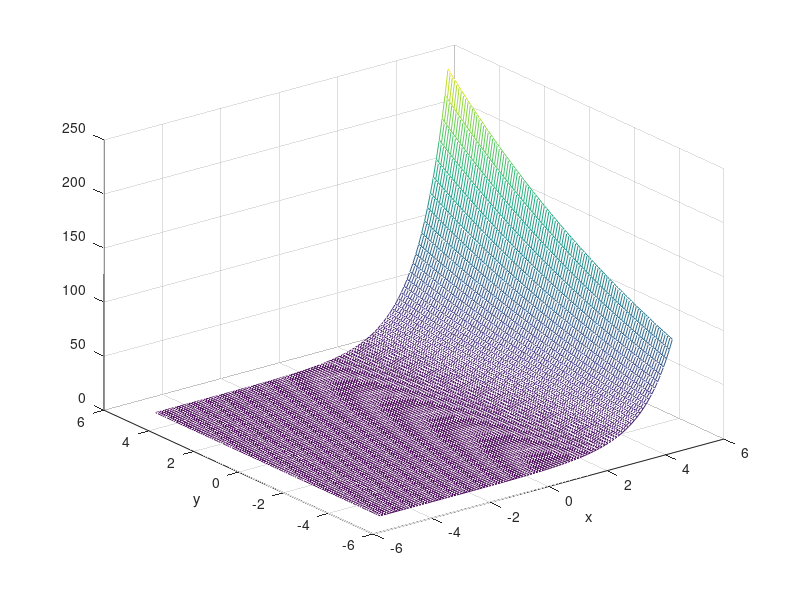

Write the MATLAB code that produced this figure. (Note: this script raises an error after producing the figure.)
clc;
clear;

[x,y] = meshgrid(-5:0.1:5);

z=  exp(x+y/10);

mesh(x,y,z);
xlabel('x')
ylabel('y')
x_initial=[-0.5 ; 0.1];

y = Levenberg_Newtons_Method(x_initial,1) 
%it works thanks to the levenberg modification

